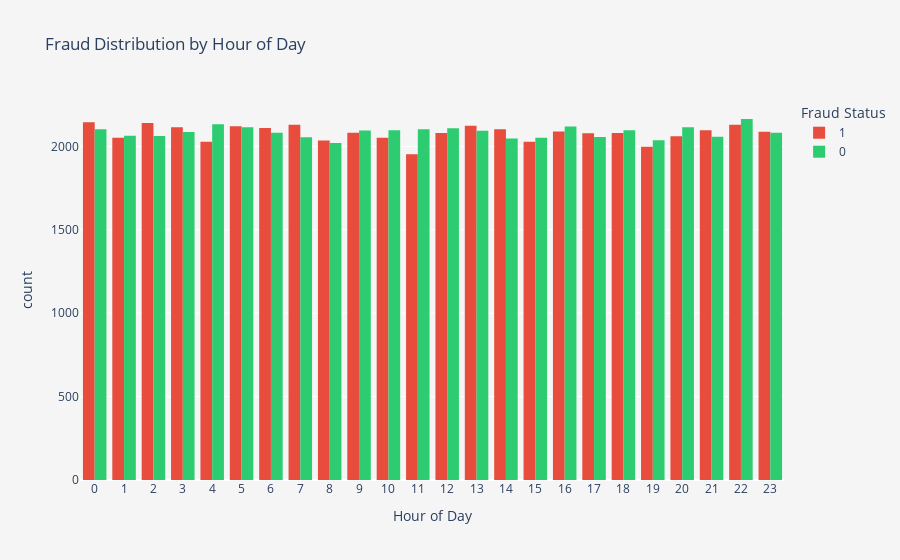

Notebook cell for this chart:
### Markdown cell above
#### Visualiztaion

### Code cell
#1. Fraud Distribution by Time
import plotly.express as px

# Create time-based features
df['hour'] = df['timestamp'].dt.hour
df['day'] = df['timestamp'].dt.day_name()
df['month'] = df['timestamp'].dt.month_name()

# Fraud by hour of day
fig1 = px.histogram(df, x='hour', color='is_fraud', 
                   title='Fraud Distribution by Hour of Day',
                   labels={'is_fraud': 'Fraud Status', 'hour': 'Hour of Day'},
                   color_discrete_map={0: '#2ecc71', 1: '#e74c3c'},
                   barmode='group', nbins=24)

fig1.update_layout(
    xaxis=dict(tickmode='linear', dtick=1),
    plot_bgcolor='rgba(245,245,245,1)',
    paper_bgcolor='rgba(245,245,245,1)'
)
fig1.show()

### Figure 1 — Plotly figure (JSON) as saved in the notebook; plotly's stock layout.template omitted (floating-point values rounded to 4 significant figures; data arrays with more than 128 entries replaced by an {"elided": "..."} marker saying what was removed)
{"data": [{"alignmentgroup": "True", "bingroup": "x", "hovertemplate": "Fraud Status=1<br>Hour of Day=%{x}<br>count=%{y}<extra></extra>", "legendgroup": "1", "marker": {"color": "#e74c3c", "pattern": {"shape": ""}}, "name": "1", "nbinsx": 24, "offsetgroup": "1", "orientation": "v", "showlegend": true, "type": "histogram", "x": {"elided": "49936 int values"}, "xaxis": "x", "yaxis": "y"}, {"alignmentgroup": "True", "bingroup": "x", "hovertemplate": "Fraud Status=0<br>Hour of Day=%{x}<br>count=%{y}<extra></extra>", "legendgroup": "0", "marker": {"color": "#2ecc71", "pattern": {"shape": ""}}, "name": "0", "nbinsx": 24, "offsetgroup": "0", "orientation": "v", "showlegend": true, "type": "histogram", "x": {"elided": "50064 int values"}, "xaxis": "x", "yaxis": "y"}], "layout": {"barmode": "group", "legend": {"title": {"text": "Fraud Status"}, "tracegroupgap": 0}, "paper_bgcolor": "rgba(245,245,245,1)", "plot_bgcolor": "rgba(245,245,245,1)", "title": {"text": "Fraud Distribution by Hour of Day"}, "xaxis": {"anchor": "y", "domain": [0, 1], "dtick": 1, "tickmode": "linear", "title": {"text": "Hour of Day"}}, "yaxis": {"anchor": "x", "domain": [0, 1], "title": {"text": "count"}}}}
